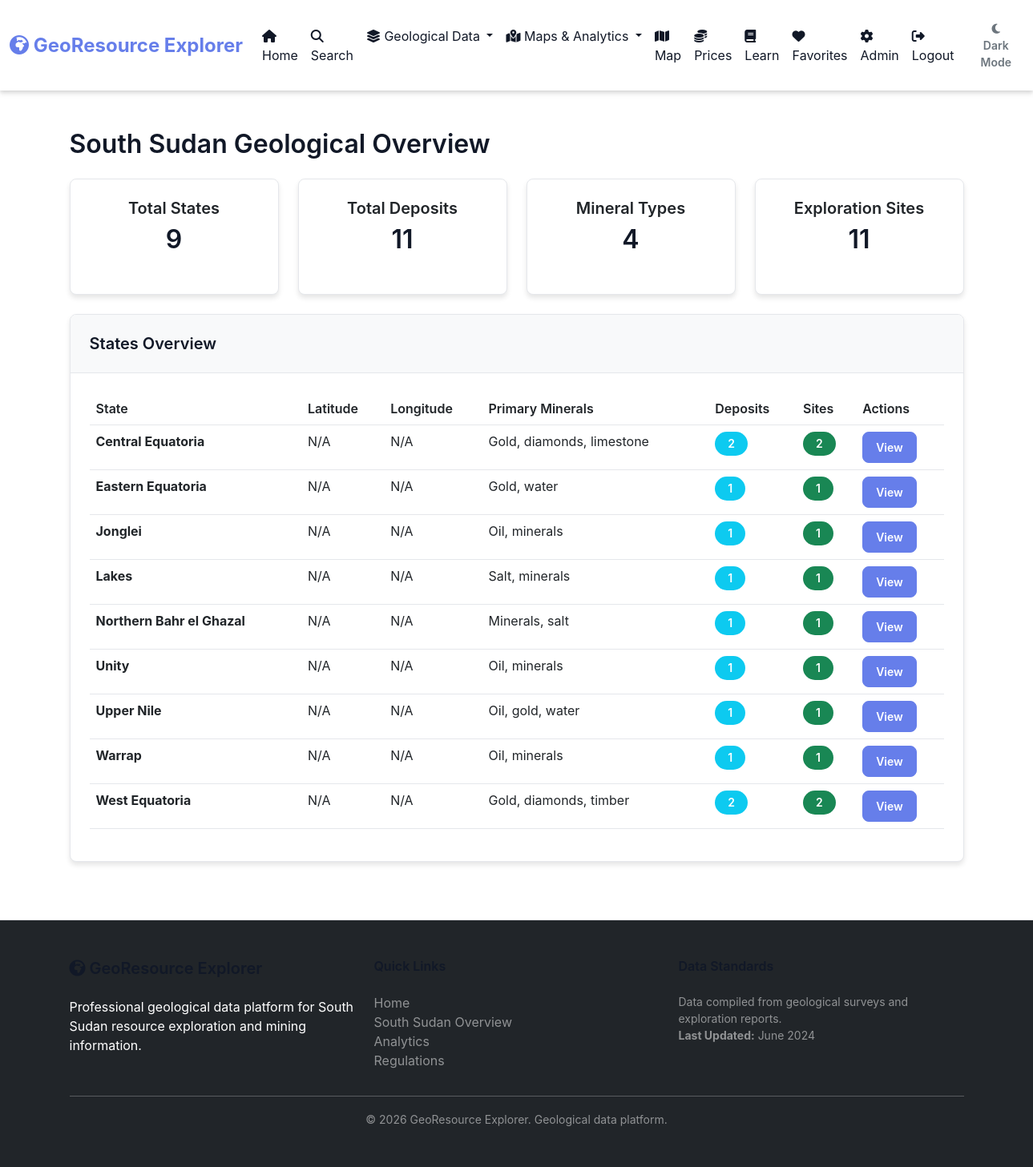
/sudan (signed in), run on an earlier commit of the app's database.
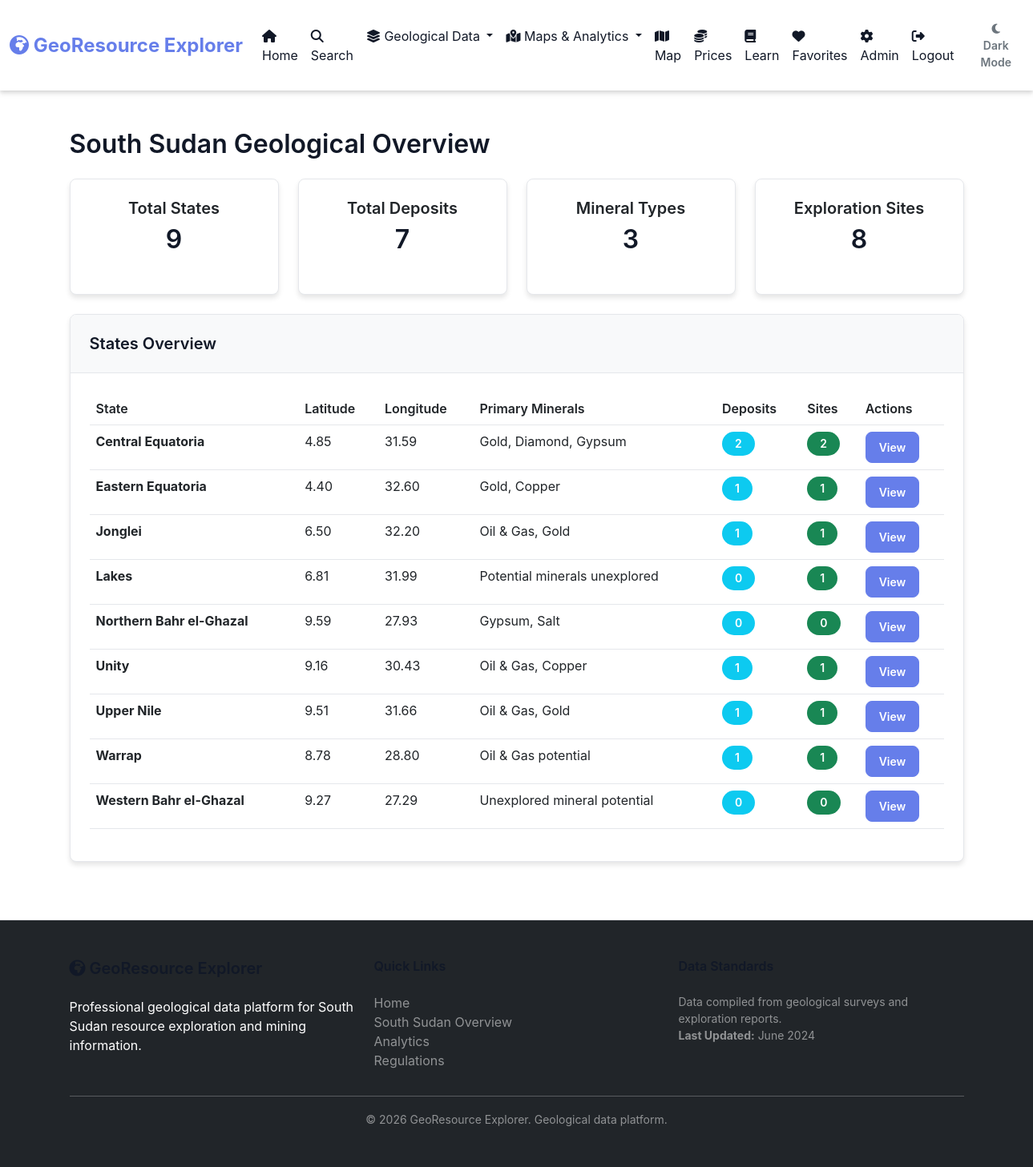
And on a later commit of the database.
### tables this page shows
CREATE TABLE ss_states (
            id INTEGER PRIMARY KEY AUTOINCREMENT,
            name TEXT UNIQUE NOT NULL,
            capital TEXT,
            area_km2 REAL,
            population INTEGER,
            primary_minerals TEXT,
            geological_description TEXT,
            latitude REAL,
            longitude REAL
        );

### app/professional.py (the view)
    @app.route("/sudan")
    @login_required
    def sudan_overview():
        db = get_db()
        states = db.execute("""
            SELECT s.*,
                   COUNT(DISTINCT e.id) as site_count,
                   COUNT(DISTINCT d.id) as deposit_count
            FROM ss_states s
            LEFT JOIN ss_exploration_sites e ON s.id = e.state_id
            LEFT JOIN deposits d ON e.deposit_id = d.id
            GROUP BY s.id
            ORDER BY s.name
        """).fetchall()
        states = [dict(s) for s in states]
        stats = db.execute("""
            SELECT
                COUNT(DISTINCT s.id) as total_states,
                COUNT(DISTINCT d.id) as total_deposits,
                COUNT(DISTINCT d.mineral_type_id) as mineral_types,
                COUNT(DISTINCT e.id) as exploration_sites
            FROM ss_states s
            LEFT JOIN ss_exploration_sites e ON s.id = e.state_id
            LEFT JOIN deposits d ON e.deposit_id = d.id
        """).fetchone()
        stats = dict(stats) if stats else {}
        return render_template("sudan.html", states=states, stats=stats)

### app/__init__.py (called while the page is built)
def create_app():
    instance_path = os.path.dirname(os.path.dirname(__file__))
    app = Flask(__name__,
                template_folder=os.path.join(instance_path, 'templates'),
                static_folder=os.path.join(instance_path, 'static'))
    app.secret_key = "your_secret_key_here"
    @app.context_processor
    def inject_admin():
        return dict(is_admin=is_admin())
    from .routes import register_routes
    register_routes(app)
    return app

### app/db.py (called while the page is built)
def get_db():
    db_path = os.path.join(os.path.dirname(os.path.dirname(__file__)), 'minerals.db')
    conn = sqlite3.connect(db_path, check_same_thread=False)
    conn.row_factory = sqlite3.Row
    return conn

### app/helpers.py (called while the page is built)
def login_required(f):
    @wraps(f)
    def decorated_function(*args, **kwargs):
        if session.get("user_id") is None:
            return redirect("/login")
        return f(*args, **kwargs)
    return decorated_function

### app/utils.py (called while the page is built)
def is_admin():
    if "user_id" not in session:
        return False
    db = get_db()
    user = db.execute(
        "SELECT is_admin FROM users WHERE id = ?",
        (session["user_id"],)
    ).fetchone()
    return user and user["is_admin"] == 1

### templates/sudan.html (shortened to what this page needs)
{% extends "layout.html" %}
{% block content %}
<div class="container mt-4">
    <h2>South Sudan Geological Overview</h2>
    {% if stats %}
    <div class="row mb-4">
        <div class="col-md-3">
            <div class="card text-center">
                <div class="card-body">
                    <h5 class="card-title">Total States</h5>
                    <h2>{{ stats.total_states }}</h2>
                </div>
            </div>
        </div>
        <div class="col-md-3">
            <div class="card text-center">
                <div class="card-body">
                    <h5 class="card-title">Total Deposits</h5>
                    <h2>{{ stats.total_deposits }}</h2>
                </div>
            </div>
        </div>
        <div class="col-md-3">
            <div class="card text-center">
                <div class="card-body">
                    <h5 class="card-title">Mineral Types</h5>
                    <h2>{{ stats.mineral_types }}</h2>
                </div>
            </div>
        </div>
        <div class="col-md-3">
            <div class="card text-center">
                <div class="card-body">
                    <h5 class="card-title">Exploration Sites</h5>
                    <h2>{{ stats.exploration_sites }}</h2>
                </div>
            </div>
        </div>
    </div>
    {% endif %}
    <div class="card">
        <div class="card-header">
            <h5 class="mb-0">States Overview</h5>
        </div>
        <div class="card-body">
            <div class="table-responsive">
                <table class="table table-hover">
                    <thead>
                        <tr>
                            <th>State</th>
                            <th>Latitude</th>
                            <th>Longitude</th>
                            <th>Primary Minerals</th>
                            <th>Deposits</th>
                            <th>Sites</th>
                            <th>Actions</th>
                        </tr>
                    </thead>
                    <tbody>
                        {% for state in states %}
                        <tr>
                            <td><strong>{{ state.name }}</strong></td>
                            <td>{{ "%.2f"|format(state.latitude) if state.latitude else 'N/A' }}</td>
                            <td>{{ "%.2f"|format(state.longitude) if state.longitude else 'N/A' }}</td>
                            <td>{{ state.primary_minerals }}</td>
                            <td><span class="badge bg-info">{{ state.deposit_count }}</span></td>
                            <td><span class="badge bg-success">{{ state.site_count }}</span></td>
                            <td>
                                <a href="/sudan/{{ state.name }}" class="btn btn-sm btn-primary">View</a>
                            </td>
                        </tr>
                        {% endfor %}
                    </tbody>
                </table>
            </div>
        </div>
    </div>
</div>
{% endblock %}

### templates/layout.html (shortened to what this page needs)
<!DOCTYPE html>
<html lang="en">
    <head>
        <link rel="stylesheet" href="https://cdnjs.cloudflare.com/ajax/libs/font-awesome/6.4.0/css/all.min.css">
        <link rel="stylesheet" href="https://unpkg.com/leaflet@1.9.4/dist/leaflet.css"/>
        <link rel="stylesheet" href="https://cdnjs.cloudflare.com/ajax/libs/bootstrap/5.3.0/css/bootstrap.min.css">
        <link rel="stylesheet" href="/static/style.css">
    </head>
    <body class="light">
        <header class="site-header sticky-top shadow-sm">
            <nav class="navbar navbar-expand-lg navbar-light bg-white">
                <div class="container-fluid">
                    <a class="navbar-brand fw-bold" href="{{ url_for('home') }}">
                        <i class="fas fa-globe-africa"></i> GeoResource Explorer
                    </a>
                    <div class="collapse navbar-collapse" id="navbarContent">
                        <ul class="navbar-nav ms-auto">
                            {% if session.get('user_id') %}
                            <li class="nav-item"><a class="nav-link" href="{{ url_for('home') }}"><i class="fas fa-home"></i> Home</a></li>
                            <li class="nav-item"><a class="nav-link" href="{{ url_for('search') }}"><i class="fas fa-search"></i> Search</a></li>
                            <li class="nav-item dropdown">
                                <a class="nav-link dropdown-toggle" href="#" id="geoDataDropdown" role="button" data-bs-toggle="dropdown">
                                    <i class="fas fa-layer-group"></i> Geological Data
                                </a>
                            </li>
                            <li class="nav-item dropdown">
                                <a class="nav-link dropdown-toggle" href="#" id="mapsDropdown" role="button" data-bs-toggle="dropdown">
                                    <i class="fas fa-map-location-dot"></i> Maps & Analytics
                                </a>
                            </li>
                            <li class="nav-item"><a class="nav-link" href="{{ url_for('map_page') }}"><i class="fas fa-map"></i> Map</a></li>
                            <li class="nav-item"><a class="nav-link" href="{{ url_for('prices') }}"><i class="fas fa-coins"></i> Prices</a></li>
                            <li class="nav-item"><a class="nav-link" href="{{ url_for('learn_home') }}"><i class="fas fa-book"></i> Learn</a></li>
                            <li class="nav-item"><a class="nav-link" href="{{ url_for('favorites') }}"><i class="fas fa-heart"></i> Favorites</a></li>
                            {% if session.get('user_id') and is_admin %}
                            <li class="nav-item"><a class="nav-link" href="{{ url_for('admin_page') }}"><i class="fas fa-cog"></i> Admin</a></li>
                            {% endif %}
                            <li class="nav-item">
                                <a class="nav-link" href="{{ url_for('logout') }}"><i class="fas fa-sign-out-alt"></i> Logout</a>
                            </li>
                            {% else %}
                            <li class="nav-item"><a class="nav-link" href="{{ url_for('login') }}"><i class="fas fa-sign-in-alt"></i> Login</a></li>
                            <li class="nav-item"><a class="nav-link" href="{{ url_for('register') }}"><i class="fas fa-user-plus"></i> Register</a></li>
                            {% endif %}
                        </ul>
                        <button id="dark-toggle" class="btn btn-sm btn-outline-secondary ms-2">
                            <i class="fas fa-moon"></i> Dark Mode
                        </button>
                    </div>
                </div>
            </nav>
        </header>
        <main class="py-4">
            {% block content %}{% endblock %}
        </main>
        <footer class="bg-dark text-white py-5 mt-5">
            <div class="container">
                <div class="row">
                    <div class="col-md-4">
                        <h5><i class="fas fa-globe-africa"></i> GeoResource Explorer</h5>
                        <p>Professional geological data platform for South Sudan resource exploration and mining information.</p>
                    </div>
                    <div class="col-md-4">
                        <h6>Quick Links</h6>
                        <ul class="list-unstyled">
                            <li><a href="{{ url_for('home') }}" class="text-white-50">Home</a></li>
                            {% if session.get('user_id') %}
                            <li><a href="{{ url_for('sudan_overview') }}" class="text-white-50">South Sudan Overview</a></li>
                            <li><a href="{{ url_for('analytics') }}" class="text-white-50">Analytics</a></li>
                            <li><a href="{{ url_for('regulations') }}" class="text-white-50">Regulations</a></li>
                            {% else %}
                            <li><a href="{{ url_for('login') }}" class="text-white-50">Login to Access More</a></li>
                            {% endif %}
                        </ul>
                    </div>
                    <div class="col-md-4">
                        <h6>Data Standards</h6>
                        <p class="small text-white-50">
                            Data compiled from geological surveys and exploration reports.
                            <br><strong>Last Updated:</strong> June 2024
                        </p>
                    </div>
                </div>
                <hr class="bg-white-50">
                <div class="text-center text-white-50">
                    <small>&copy; 2026 GeoResource Explorer. Geological data platform.</small>
                </div>
            </div>
        </footer>
    </body>
</html>

### static/style.css (style rules this page uses)
:root { --primary: #667eea; --primary-dark: #764ba2; --secondary: #17a2b8; --success: #28a745; --danger: #dc3545; --warning: #ffc107; --info: #17a2b8; --light: #f8f9fa; --dark: #343a40; --muted: #6c757d; --bg-primary: #ffffff; --bg-secondary: #f8f9fa; --bg-tertiary: #f0f2f5; --bg-gradient: linear-gradient(135deg, #667eea 0%, #764ba2 100%); --text-primary: #111827; --text-secondary: #6b7280; --text-light: #ffffff; --border-color: #e5e7eb; --border-color-light: #f3f4f6; --shadow-sm: 0 1px 2px rgba(0, 0, 0, 0.05); --shadow-md: 0 4px 6px rgba(0, 0, 0, 0.1); --shadow-lg: 0 10px 15px rgba(0, 0, 0, 0.1); --shadow-xl: 0 20px 25px rgba(0, 0, 0, 0.15); --spacing-xs: 0.25rem; --spacing-sm: 0.5rem; --spacing-md: 1rem; --spacing-lg: 1.5rem; --spacing-xl: 2rem; --spacing-2xl: 3rem; --radius-sm: 0.25rem; --radius-md: 0.375rem; --radius-lg: 0.5rem; --radius-xl: 1rem; --radius-full: 9999px; --transition-fast: 150ms ease-in-out; --transition-base: 250ms ease-in-out; --transition-slow: 350ms ease-in-out; --z-dropdown: 1000; --z-modal: 1050; --z-popover: 1060; --z-tooltip: 1070; }
* { margin: 0; padding: 0; box-sizing: border-box; }
html { font-size: 16px; scroll-behavior: smooth; }
body { font-family: -apple-system, BlinkMacSystemFont, 'Segoe UI', Roboto, 'Helvetica Neue', Arial, sans-serif; background-color: var(--bg-primary); color: var(--text-primary); line-height: 1.5; transition: background-color var(--transition-base), color var(--transition-base); }
h1, h2, h3, h4, h5, h6 { font-weight: 600; line-height: 1.2; margin-bottom: var(--spacing-lg); color: var(--text-primary); }
h2 { font-size: 2rem; }
h5 { font-size: 1.25rem; }
h6 { font-size: 1rem; }
p { margin-bottom: var(--spacing-md); }
a { color: var(--primary); text-decoration: none; transition: color var(--transition-fast); }
.text-center { text-align: center; }
.fw-bold { font-weight: 600; }
.mt-4 { margin-top: var(--spacing-xl); }
.mb-4 { margin-bottom: var(--spacing-xl); }
.py-4 { padding-top: var(--spacing-xl); padding-bottom: var(--spacing-xl); }
.py-5 { padding-top: 3rem; padding-bottom: 3rem; }
.shadow-sm { box-shadow: var(--shadow-sm); }
.bg-success { background-color: var(--success); color: var(--text-light); }
.bg-info { background-color: var(--info); color: var(--text-light); }
.bg-dark { background-color: var(--dark); color: var(--text-light); }
.card { background-color: var(--bg-primary); border: 1px solid var(--border-color); border-radius: var(--radius-lg); box-shadow: var(--shadow-md); overflow: hidden; transition: box-shadow var(--transition-base), transform var(--transition-base); }
.card-header { background-color: var(--bg-secondary); padding: var(--spacing-lg); border-bottom: 1px solid var(--border-color); }
.card-body { padding: var(--spacing-lg); }
.btn { display: inline-block; padding: var(--spacing-md) var(--spacing-lg); border: 1px solid transparent; border-radius: var(--radius-lg); font-weight: 600; text-align: center; cursor: pointer; transition: all var(--transition-fast); text-decoration: none; user-select: none; font-size: 0.95rem; }
.btn-primary { background-color: var(--primary); color: var(--text-light); border-color: var(--primary); }
.btn-sm { padding: var(--spacing-sm) var(--spacing-md); font-size: 0.875rem; }
.badge { display: inline-block; padding: var(--spacing-sm) var(--spacing-md); border-radius: var(--radius-full); font-size: 0.875rem; font-weight: 600; }
table { width: 100%; border-collapse: collapse; margin-bottom: var(--spacing-lg); }
th { background-color: var(--bg-secondary); padding: var(--spacing-md); text-align: left; font-weight: 600; border-bottom: 2px solid var(--border-color); }
td { padding: var(--spacing-md); border-bottom: 1px solid var(--border-color); }
.navbar { background-color: var(--bg-primary); padding: var(--spacing-md) 0; box-shadow: var(--shadow-md); position: sticky; top: 0; z-index: 100; }
.navbar-brand { font-size: 1.5rem; font-weight: 700; color: var(--primary); text-decoration: none; }
.nav-link { color: var(--text-primary); text-decoration: none; padding: var(--spacing-sm) var(--spacing-md); transition: color var(--transition-fast); display: inline-block; }
footer { background-color: var(--dark); color: var(--text-light); padding: var(--spacing-2xl) 0; margin-top: var(--spacing-2xl); border-top: 1px solid var(--border-color); }
footer a { color: var(--primary); }
@media (min-width: 1200px) { .container { max-width: 1140px; margin: 0 auto; } }

What changed in the data, as far as the page shows it:
removed ss_states: name "West Equatoria", latitude "N/A", longitude "N/A", primary_minerals "Gold, diamonds, timber", deposit_count "2", site_count "2"
changed ss_states "Central Equatoria": latitude "N/A" → "4.85"; longitude "N/A" → "31.59"; primary_minerals "Gold, diamonds, limestone" → "Gold, Diamond, Gypsum"
changed ss_states "Eastern Equatoria": latitude "N/A" → "4.40"; longitude "N/A" → "32.60"; primary_minerals "Gold, water" → "Gold, Copper"
changed ss_states "Jonglei": latitude "N/A" → "6.50"; longitude "N/A" → "32.20"; primary_minerals "Oil, minerals" → "Oil & Gas, Gold"
changed ss_states "Lakes": latitude "N/A" → "6.81"; longitude "N/A" → "31.99"; primary_minerals "Salt, minerals" → "Potential minerals unexplored"; deposit_count "1" → "0"
changed ss_states: name "Northern Bahr el Ghazal" → "Northern Bahr el-Ghazal"; latitude "N/A" → "9.59"; longitude "N/A" → "27.93"; primary_minerals "Minerals, salt" → "Gypsum, Salt"; deposit_count "1" → "0"; site_count "1" → "0"
changed ss_states "Unity": latitude "N/A" → "9.16"; longitude "N/A" → "30.43"; primary_minerals "Oil, minerals" → "Oil & Gas, Copper"
changed ss_states "Upper Nile": latitude "N/A" → "9.51"; longitude "N/A" → "31.66"; primary_minerals "Oil, gold, water" → "Oil & Gas, Gold"
changed ss_states "Warrap": latitude "N/A" → "8.78"; longitude "N/A" → "28.80"; primary_minerals "Oil, minerals" → "Oil & Gas potential"
added ss_states: name "Western Bahr el-Ghazal", latitude "9.27", longitude "27.29", primary_minerals "Unexplored mineral potential", deposit_count "0", site_count "0"
Also different on the page:
{{ stats.total_deposits }}: "11" → "7"
{{ stats.mineral_types }}: "4" → "3"
{{ stats.exploration_sites }}: "11" → "8"
